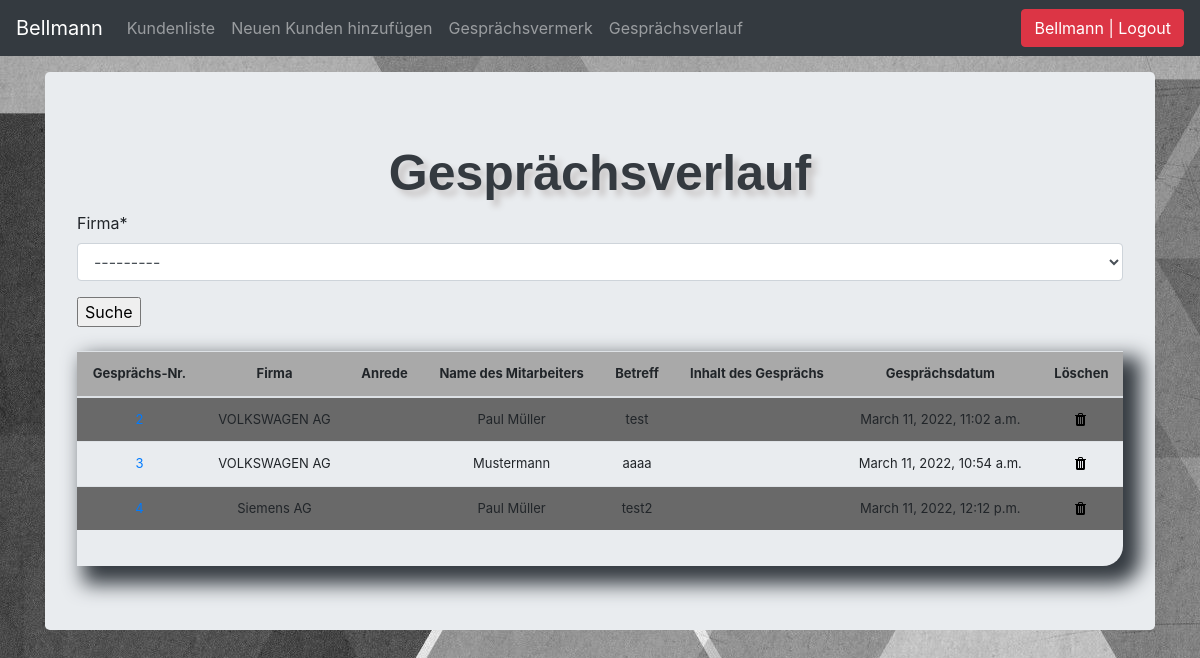
The page /gespreachsverlauf/ (signed in) on the database its author committed.
### kunden/models.py (models this page shows, shortened)
class Kunde(models.Model):
    kundenNr = models.IntegerField(auto_created=True, primary_key=True, serialize=False, verbose_name='KundenNr')
    firma = models.CharField(max_length=30, blank=False, null=True)
    anschrift = models.CharField(max_length=30, blank=True, null=True)
    stadt = models.CharField(max_length=30, blank=True, null=True)
    telefon = models.CharField(max_length=30, blank=True, null=True)
    fax = models.CharField(max_length=30, blank=True, null=True)
    email = models.CharField(max_length=30, blank=True, null=True)
    def __str__(self):
        return self.firma

class Verkmerk(models.Model):
    firma = models.ForeignKey(Kunde,on_delete=models.CASCADE)
    gespraechs_id =models.AutoField(auto_created=True, primary_key=True, serialize=False,blank=True,  verbose_name='GesprächsNr')
    datum_des_Gespraechs = models.DateTimeField(auto_now_add=False, auto_now=True)
    invoice_type= (('Frau', 'Frau'), ('Herrn', 'Herrn'),)
    gesclecht = models.CharField(max_length=50, default='', blank=True, null=True, choices=invoice_type)
    mitarbeiter = models.CharField('Mitarbeiter Name', max_length=400, default='', blank=False)
    betreff = models.CharField(max_length=100, default='', blank=False, null=True)
    inhalt_des_gesprächs = (
        ('Ruft wieder an', 'Ruft wieder an'),
        ('Wünscht Rückruf', 'Wünscht Rückruf'),
        ('Wünscht Termin', 'Wunscht Termin'),
        ('Anderes Thema', 'Anderes Thema'),
    )
    inhalt_des_gesprächs = models.CharField(max_length=50, default='', blank=True, null=True, choices=inhalt_des_gesprächs)
    comments = models.TextField(max_length=4000, default='', blank=True, null=True)

### kunden/views.py (the view, shortened to what this page needs)
# urls.py: path('gespreachsverlauf/',views.gespreachsverlauf, name='gespreachsverlauf'),
def gespreachsverlauf(request):
    title='Gesprächsverlauf'
    form = GespreachSearchForm(request.POST or None)
    queryset = Verkmerk.objects.all()
    context={
        "title":title,
        "queryset": queryset,
        "form": form,
    }
    return render(request, "gespreachsverlauf.html", context)

### kunden/forms.py
class GespreachSearchForm(forms.ModelForm):
    class Meta:
        model = Verkmerk
        fields = ['firma']

### kunden/templates/gespreachsverlauf.html (shortened to what this page needs)
{% load static %}
{% load crispy_forms_tags %}
<!DOCTYPE html>
<html lang="en">
  <head>
<link href="{% static 'css/stylesheet.css' %}" rel="stylesheet">
<link href="{% static 'css/bootstrap.min.css' %}" rel="stylesheet">
    <link href="{% static 'css/navbar-top-fixed.css' %}" rel="stylesheet">
  </head>
  <body>
     {% include 'navbar.html' %}
<main role="main" class="container">
  <div class="jumbotron">
    <div class="header">{{title}}</div>
    <form method='POST' action="">{% csrf_token %}
      {{form|crispy}}
      <input type="submit" value="Suche"/>
    </form>
    <br>
    <div class="display_table">
        <table class='table'>
            <thead>
              <tr>
                <th>Gesprächs-Nr.</th>
                <th>Firma</th>
                <th>Anrede</th>
                <th>Name des Mitarbeiters</th>
                <th>Betreff</th>
                <th>Inhalt des Gesprächs</th>
                <th>Gesprächsdatum</th>
                <th>Löschen</th>
              </tr>
            </thead>
           {% for instance in queryset %}
              <tr>
                  <td><a href="{% url 'show_comments' instance.gespraechs_id %}">{{instance.gespraechs_id}}</a></td>
                  <td>{{instance.firma}}</td>
                  <td>{{instance.anrede}}</td>
                  <td>{{instance.mitarbeiter}}</td>
                  <td>{{instance.betreff}}</td>
                  <td>{{instance.inhalt_des_gesprächs}}</td>
                  <td>{{instance.datum_des_Gespraechs}}</td>
                 <td><a href="{% url 'delete_verlauf' instance.gespraechs_id %}"><img src="{% static 'img/delete2.png'%}"></a> </td>
              </tr>
           {% endfor %}
        </table>
    </div>
  </div>
</main>
      </body>
</html>

### kunden/templates/navbar.html (shortened to what this page needs)
    <nav class="navbar navbar-expand-md navbar-dark fixed-top bg-dark">
  <a class="navbar-brand" href="#">Bellmann </a>
  <div class="collapse navbar-collapse" id="navbarCollapse">
    <ul class="navbar-nav mr-auto">
      {% if request.user.is_authenticated %}
      <li class="nav-item">
        <a class="nav-link" href="/kundelist">Kundenliste</a>
      </li>
      <li class="nav-item">
        <a class="nav-link" href="/add_kunde">Neuen Kunden hinzufügen</a>
        <li class="nav-item">
        <a class="nav-link" href="/add_notiz">Gesprächsvermerk</a>
      <li class="nav-item">
      <a class="nav-link" href="/gespreachsverlauf">Gesprächsverlauf</a>
      {% endif %}
    </ul>
      <ul class="navbar-nav">
        {% if request.user.is_authenticated %}
        <li><a href="/accounts/logout"><button class="btn btn-danger">{{ user }} | Logout</button></a> </li>
        {% else %}
        <li><a href="/accounts/login">Login</a></li>
        {% endif %}
      </ul>
  </div>
</nav>

### kunden/static/css/stylesheet.css (style rules this page uses)
body { background-color: #34eb6b; background-image: url("../img/bg.jpg"); }
.table { font-size: 13px; text-align: center; width:95%; margin: auto; }
.table tr:nth-child(odd) { background: #696969 }
th { background-color: #A9A9A9 }
.display_table { border-bottom-right-radius: 20px; padding-left : 5 px; padding-right: 5 px; padding-bottom: 20px; box-shadow: 12px 12px 20px 6px #343a40; }
.header { font-family: helvetica; color: #343a40; font-size: 50px; text-align: center; width: 100%; text-shadow: 6px 6px 6px #c9c6c6; display: block; font-weight: bolder; }

### kunden/static/css/navbar-top-fixed.css (style rules this page uses)
body { min-height: 75rem; padding-top: 4.5rem; }

### rows shown on the page
Kunde: firma "---------"
Verkmerk: firma "VOLKSWAGEN AG", mitarbeiter "Paul Müller", betreff "test", datum_des_Gespraechs "March 11, 2022, 11:02 a.m."
Verkmerk: gespraechs_id "3", firma "VOLKSWAGEN AG", mitarbeiter "Mustermann", betreff "aaaa", datum_des_Gespraechs "March 11, 2022, 10:54 a.m."
Verkmerk: firma "Siemens AG", mitarbeiter "Paul Müller", betreff "test2", datum_des_Gespraechs "March 11, 2022, 12:12 p.m."

### other values the page prints
{{ user }} "Bellmann"
{{ title }} "Gesprächsverlauf"
